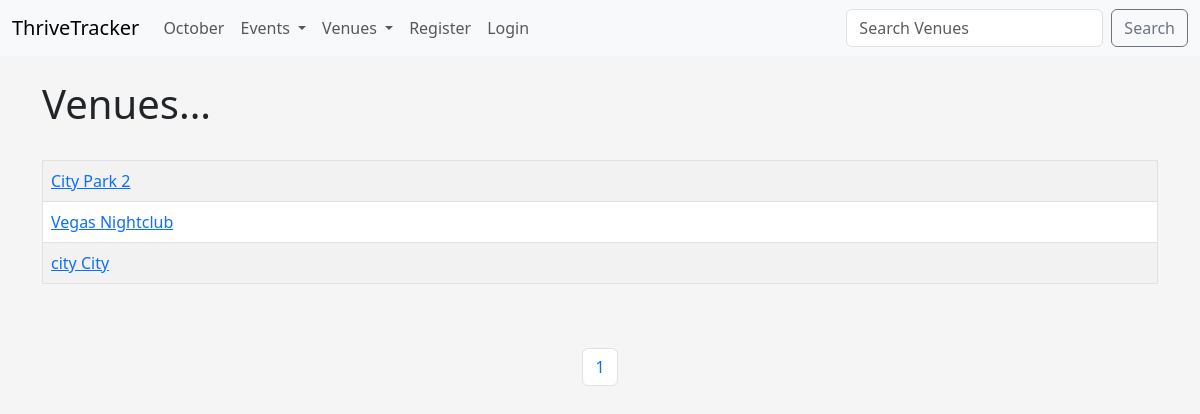
Page /list_venues?page=2 on the earlier database version.
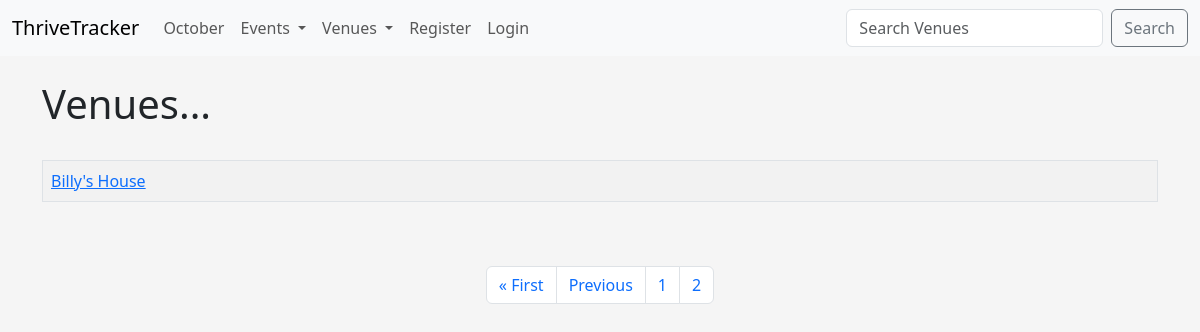
Same page on the later database version.
### addiction_calendar/models.py (models this page shows)
class Venue(models.Model):
    name = models.CharField('Venue Name', max_length=200)
    address = models.CharField('Venue Address', max_length=300)
    zip_code = models.CharField('Venue Zip Code', max_length=15)
    phone = models.CharField('Venue Phone', max_length=20, blank=True)
    web = models.URLField('Venue Website', blank=True)
    email_address = models.EmailField('Venue Email', blank=True)
    owner = models.IntegerField('Venue Owner', blank=False, default = 1)
    def __str__(self):
        return self.name

### addiction_calendar/views.py (the view)
# urls.py: path('list_venues', views.list_venues, name='list-venues'),
def list_venues(request):
    venue_list = Venue.objects.all()
    p = Paginator(Venue.objects.all(), 3)
    page = request.GET.get('page')
    venues = p.get_page(page)
    nums = "a" * venues.paginator.num_pages # multiply by a to get an iterable number of pages
    return render(request, 'addiction_events/venues.html',
        {'venue_list': venue_list, 'venues': venues, 'nums': nums})

### addiction_calendar/templates/addiction_events/venues.html (shortened to what this page needs)
{% extends 'addiction_events/base.html' %} {% block content %}
<h1>Venues...</h1>
<br />
<table class="table table-bordered table-striped table-hover">
  {% for venue in venues %}
  <tr>
    <td>
      <a href="{% url 'show-venue' venue.id %}"> {{ venue }}</a>
    </td>
  </tr>
  {% endfor %}
</table>
<br /><br />
<nav aria-label="Page navigation example">
  <ul class="pagination justify-content-center">
    {% if venues.has_previous %}
    <li class="page-item">
      <a class="page-link" href="?page=1">&laquo First</a>
    </li>
    <li class="page-item">
      <a class="page-link" href="?page={{ venues.previous_page_number }}">Previous</a>
    </li>
    {% endif %}
    {% for i in nums %}
    <li class="page-item">
      <a class="page-link" href="?page={{ forloop.counter }}">{{ forloop.counter }}</a>
    </li>
    {% endfor %}
  </ul>
</nav>
<br />
{% endblock %}

Differences in the rows shown:
no longer on this page (row unchanged): Venue: name "City Park 2"
no longer on this page (row unchanged): Venue: name "Vegas Nightclub"
no longer on this page (row unchanged): Venue: name "city City"
added Venue: name "Billy's House"
Other differences:
text now shown: "« First Previous"
new list line: "2"
